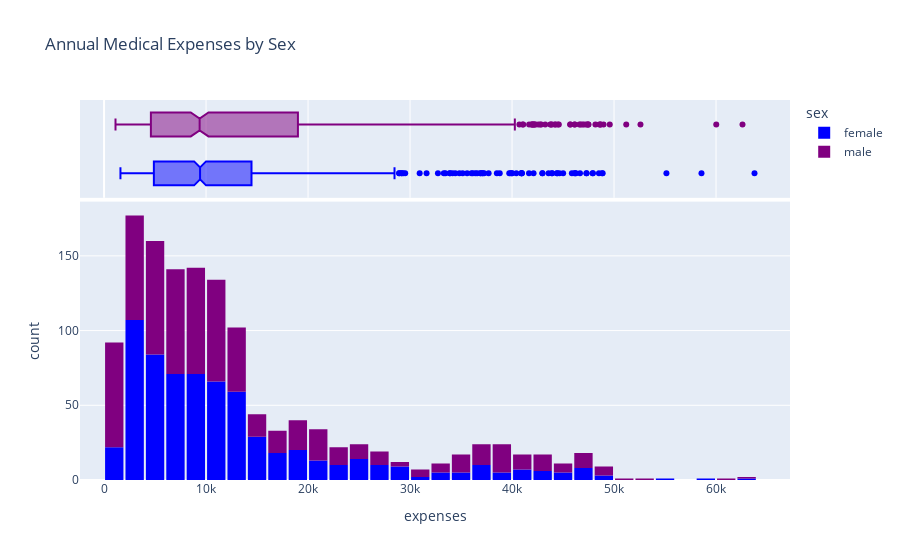

The cell this chart's notebook holds for it:
### Markdown cell above
### Charges and Gender 

Let us visualize the distribution of "expenses" with the categorical column "sex" to distinguish the expenses for "male" and "female"

### Code cell
fig = px.histogram(df,
                    x="expenses",
                    marginal="box",
                    color="sex",
                    color_discrete_sequence=["blue", "purple"],
                    title="Annual Medical Expenses by Sex")

fig.update_layout(bargap=0.1)
fig.show()

### Figure 1 — Plotly figure (JSON) as saved in the notebook; plotly's stock layout.template omitted (floating-point values rounded to 4 significant figures; data arrays with more than 128 entries replaced by an {"elided": "..."} marker saying what was removed)
{"data": [{"alignmentgroup": "True", "bingroup": "x", "hovertemplate": "sex=female<br>expenses=%{x}<br>count=%{y}<extra></extra>", "legendgroup": "female", "marker": {"color": "blue", "pattern": {"shape": ""}}, "name": "female", "offsetgroup": "female", "orientation": "v", "showlegend": true, "type": "histogram", "x": {"elided": "662 float values"}, "xaxis": "x", "yaxis": "y"}, {"alignmentgroup": "True", "hovertemplate": "sex=female<br>expenses=%{x}<extra></extra>", "legendgroup": "female", "marker": {"color": "blue"}, "name": "female", "notched": true, "offsetgroup": "female", "showlegend": false, "type": "box", "x": {"elided": "662 float values"}, "xaxis": "x2", "yaxis": "y2"}, {"alignmentgroup": "True", "bingroup": "x", "hovertemplate": "sex=male<br>expenses=%{x}<br>count=%{y}<extra></extra>", "legendgroup": "male", "marker": {"color": "purple", "pattern": {"shape": ""}}, "name": "male", "offsetgroup": "male", "orientation": "v", "showlegend": true, "type": "histogram", "x": {"elided": "676 float values"}, "xaxis": "x", "yaxis": "y"}, {"alignmentgroup": "True", "hovertemplate": "sex=male<br>expenses=%{x}<extra></extra>", "legendgroup": "male", "marker": {"color": "purple"}, "name": "male", "notched": true, "offsetgroup": "male", "showlegend": false, "type": "box", "x": {"elided": "676 float values"}, "xaxis": "x2", "yaxis": "y2"}], "layout": {"bargap": 0.1, "barmode": "relative", "legend": {"title": {"text": "sex"}, "tracegroupgap": 0}, "title": {"text": "Annual Medical Expenses by Sex"}, "xaxis": {"anchor": "y", "domain": [0, 1], "title": {"text": "expenses"}}, "xaxis2": {"anchor": "y2", "domain": [0, 1], "matches": "x", "showgrid": true, "showticklabels": false}, "yaxis": {"anchor": "x", "domain": [0, 0.7326], "title": {"text": "count"}}, "yaxis2": {"anchor": "x2", "domain": [0.7426, 1], "matches": "y2", "showgrid": false, "showline": false, "showticklabels": false, "ticks": ""}}}
